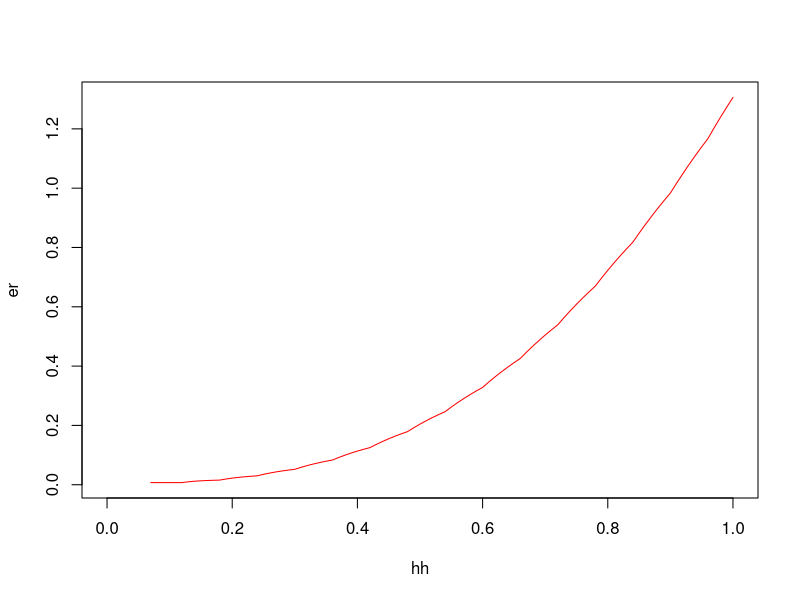

This figure's R source:
F <- function(x) {
  F <- sin(x)
}

K <- function(z) {
  if (abs(z) < 1) {
    K <- 0.75*(1-z^2)
  } else {
    K <- 0
  }
}

yk <- function(data, x, h) {
  xe <- sapply((data$X - x)/h, K)
  yk <- sum(xe*data$Y)/sum(xe)
}

n <- 101

x <- seq(from=-3, to=3, length.out=n)
y <- sapply(x, F)
data <- data.frame(X=x, Y=y)
er <- seq(0, 0, length.out=n)
hh <- seq(0, 1, length.out=n)
for (i in 1:n) {
  for (j in 1:n) {
    subdata <- data.frame(X=data$X[-j], Y=data$Y[-j])
    er[i] <- er[i] + (yk(subdata, x[j], hh[i]) - y[j])^2
  }
}
plot(hh, er, col="red", type="l")
